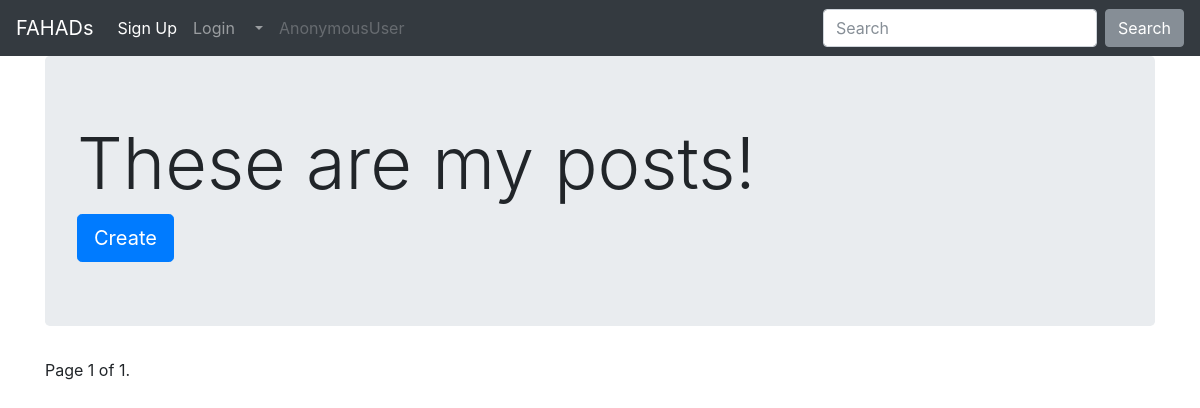
The app's page /posts/list/?page=2&q=, older data.
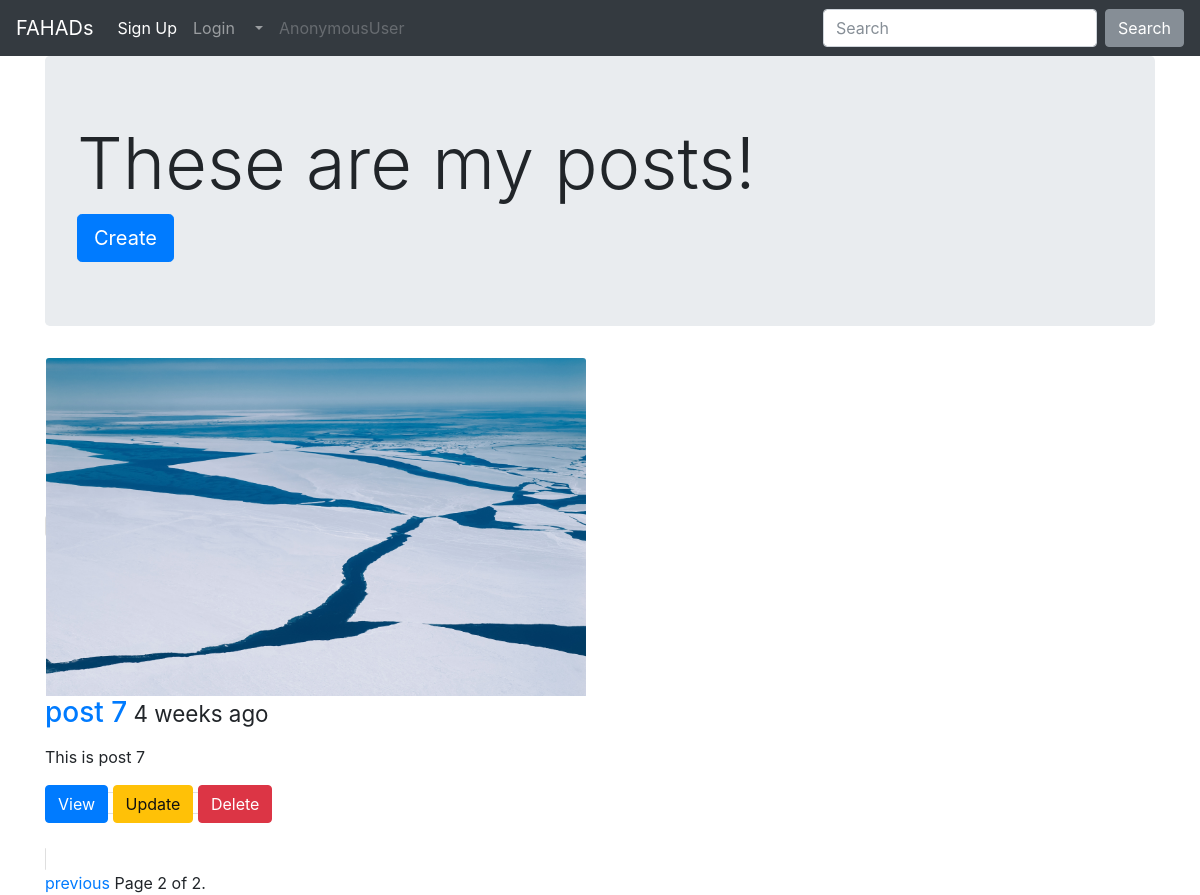
The same page, newer data.
### posts/models.py (models this page shows, shortened)
class Post(models.Model):
	author = models.ForeignKey(User, default=1)
	title = models.CharField(max_length=255)
	slug = models.SlugField(unique=True)
	content = models.TextField()
	draft = models.BooleanField(default=False)
	publish = models.DateField(auto_now=False, auto_now_add=False)
	updated = models.DateTimeField(auto_now=True)
	timestamp = models.DateTimeField(auto_now_add=True)
	created = models.DateTimeField(auto_now_add=True, null=True)
	img = models.ImageField(null=True, blank=True, upload_to="post_images")
	def get_absolute_url(self):
		return reverse("detail",kwargs={"post_slug": self.slug}) # reverse gives me the url that I mention "detail"
	class Meta:
		ordering = ['title'] # order th list by title

### posts/views.py (the view, shortened to what this page needs)
def post_list(request):
	today = timezone.now().date()
	objects = Post.objects.filter(draft=False).filter(publish__lte=today)
	if request.user.is_staff or request.user.is_superuser:
		objects = Post.objects.all()
	query = request.GET.get("q")
	paginator = Paginator(objects, 4)
	number = request.GET.get('page')
	try:
		objects = paginator.page(number)
	except PageNotAnInteger:
		objects = paginator.page(1)
	except EmptyPage:
		objects = paginator.page(paginator.num_pages)
	context = {
		"post_items": objects,
		"title": "List",
		"user": request.user,
		"today": today
	}
	return render(request, "list.html", context)

### posts/templates/list.html (shortened to what this page needs)
{% extends "base.html" %}
{% load urlify %}
{% block body %}
<div class="jumbotron">
  <h1 class="display-3">These are my posts!</h1>
	<a class="btn btn-primary btn-lg" href="{% url 'create' %}" role="button">Create</a>
</div>
	<div class="row">
	{% for item in post_items %}
	<div class="col-xs-12 col-sm-6 col-4">
	<div class="card" style="width: 20rem; display:inline;">
		{% if item.img %}
			<img class="card-img-top" class="img-fluid" src="{{item.img.url}}" alt="Card image cap">
		{% endif %}
		 <h3><a href="{{ item.get_absolute_url }}">{{item.title}}</a><small> {{item.publish|timesince }} ago</small></h3>
        <p>{{item.content|linebreaks|truncatechars:100}}</p>
        <a href="{{ item.get_absolute_url }}" class="btn btn-primary" role="button">View</a>
        <a href="{% url 'update' post_slug=item.slug %}"><button class="btn btn-warning">Update</button></a>
		<a href="{% url 'delete' post_slug=item.slug %}"><button class="btn btn-danger">Delete</button></a>
		<br><br>
	</div>
	</div>
	{% endfor %}
	</div>
	<div class="pagination">
    <span class="step-links">
        {% if post_items.has_previous %}
            <a href="?page={{ post_items.previous_page_number }}&q={{ request.GET.q }}">previous</a>
        {% endif %}
        <span class="current">
            Page {{ post_items.number }} of {{ post_items.paginator.num_pages }}.
        </span>
    </span>
</div>
{% endblock %}

Row changes from the older to the newer data that the page shows:
added Post: img (picture), title "post 7", publish "4 weeks", content "This is post 7"
Text that changed along with them:
{{ post_items.number }}: "1" → "2"
{{ post_items.paginator.num_pages }}: "1" → "2"
text now shown: "previous"
